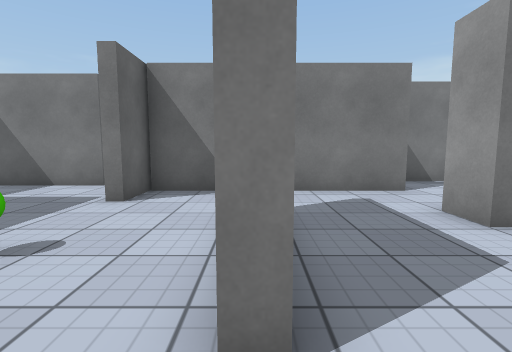
View 1 (above)

15 first-person views from a walk through a 3-D level made in the Unity game engine. The camera is 1.2 m above the floor, tilts 6° down and sees 85° across. The floor is counted in squares, 1 m on a side. Each view is taken from the middle of a square. On the plan, view 1 faces up. The plan holds only what a view shows up to about 13 squares ahead; the rest is blank. The player is left out. Surface patterns are stand-ins for the level's own textures.

View 2
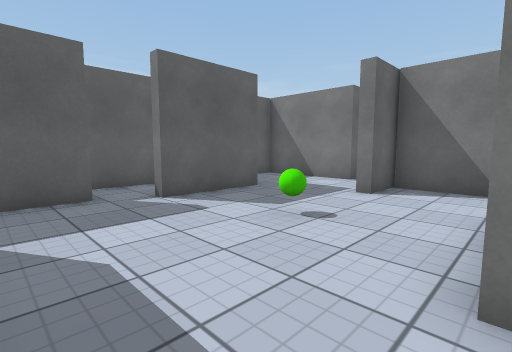

View 3
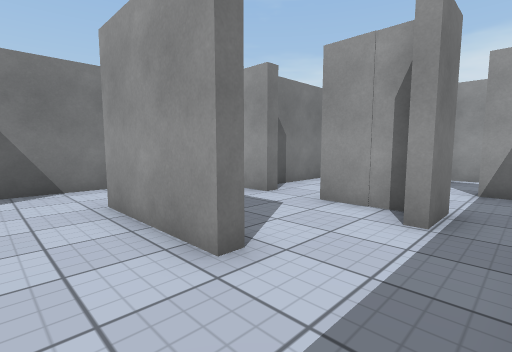

View 4
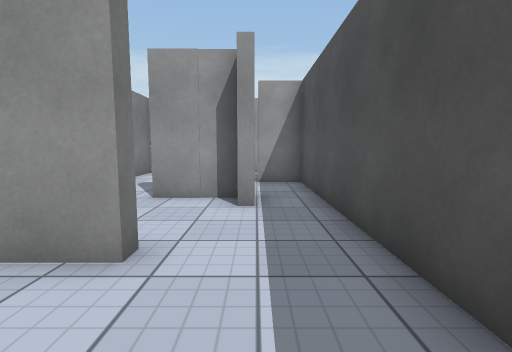

View 5
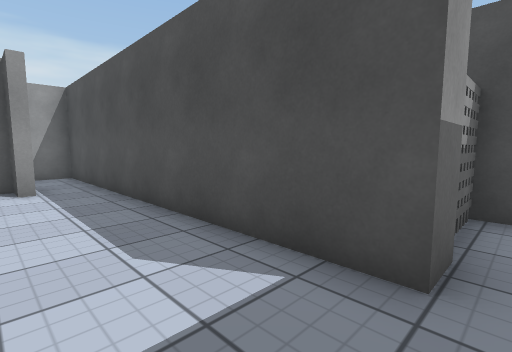

View 6
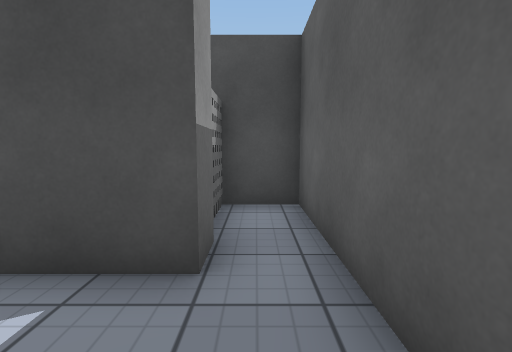

View 7
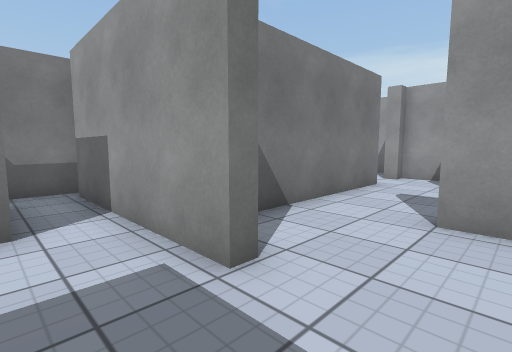

View 8
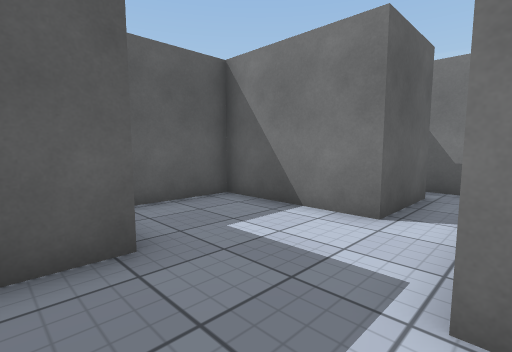

View 9
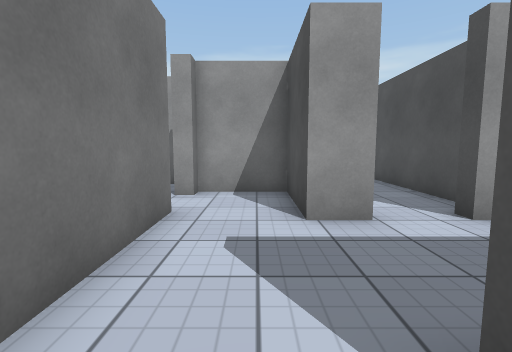

View 10
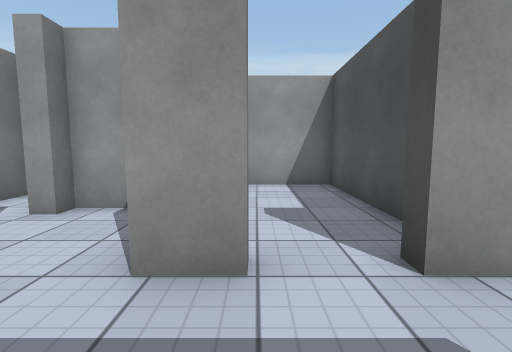

View 11
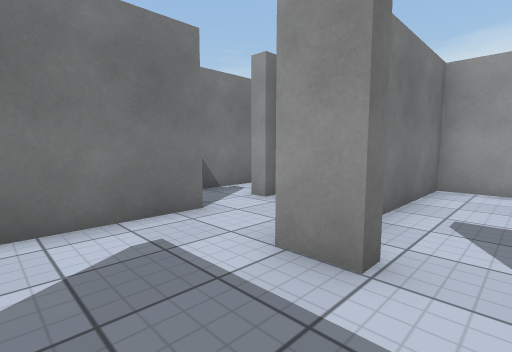

View 12
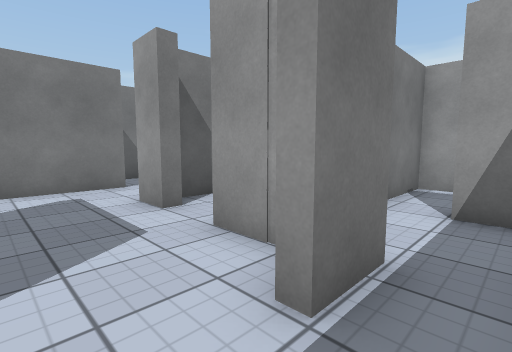

View 13
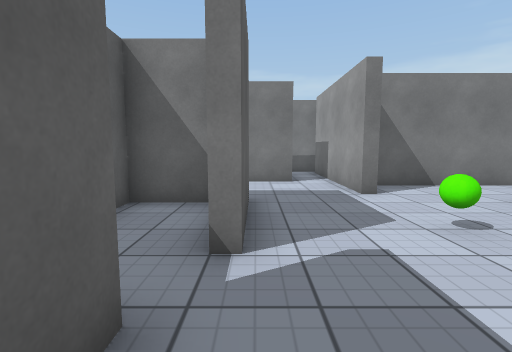

View 14
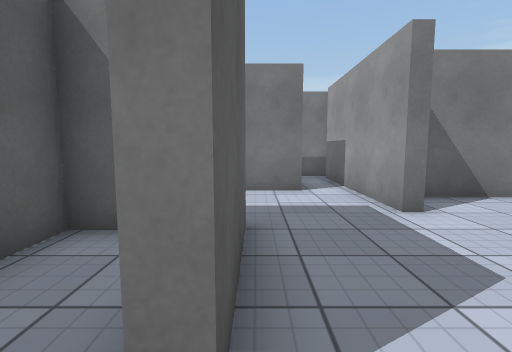

View 15
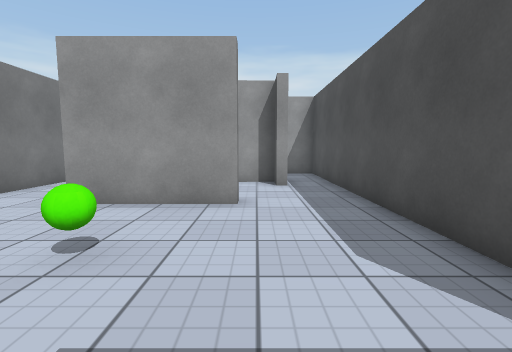

### Floor plan
Ten units are one square. View 1 is at (0, 0); x grows to the right and y downward. Boxes are objects, and circles mark ways between rooms. Rooms are numbered by the first view taken in them; rooms with no view inside come last. Other rooms are left out.
<svg viewBox="-92 -91 196 143">
<path fill="none" stroke="#000" d="M3 -14 -2 -14 -2 -50M25 -4 35 -4 35 -24 40 -24M40 -41 35 -41 35 -52M-62 -52 -62 -20 -66 -20M50 -16 99 -16 99 -49 44 -49M-69 -9 -69 47 -55 47 -55 34M-47 -86 -87 -86 -87 -61M41 -76 -29 -76 -29 -61 -33 -61 -33 -85M-55 25 -55 15 25 15M35 -52 65 -52 65 -76 59 -76"/>
<rect x="-35" y="-35" width="10" height="10" fill="#bbb"><title>green ball</title></rect>
<circle cx="40" cy="-65" r="3" fill="#2a7"/>
<text x="-10" y="-30">1</text>
<text x="50" y="-70">2</text>
</svg>
Room 1 opens to room 2.

Where each view was taken, in squares from view 1:
view 1: 0 up, 0 right, facing up
view 2: 1 down, 0 right, facing up-left
view 3: 1 down, 2 left, facing up-right
view 4: 0 up, 3 left, facing right
view 5: 1 up, 6 left, facing down-right
view 6: 1 up, 6 left, facing down
view 7: 4 up, 5 left, facing up-right
view 8: 4 up, 3 left, facing up-left
view 9: 6 up, 1 left, facing right
view 10: 4 up, 1 right, facing right
view 11: 3 up, 1 right, facing up-right
view 12: 1 down, 1 right, facing up-right
view 13: 1 down, 6 left, facing up
view 14: 1 up, 6 left, facing up
view 15: 1 up, 6 left, facing right
